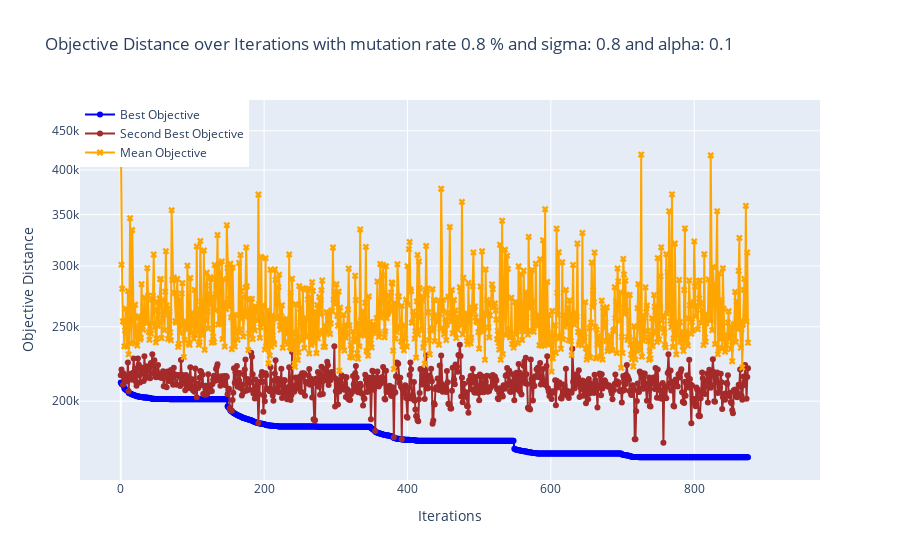
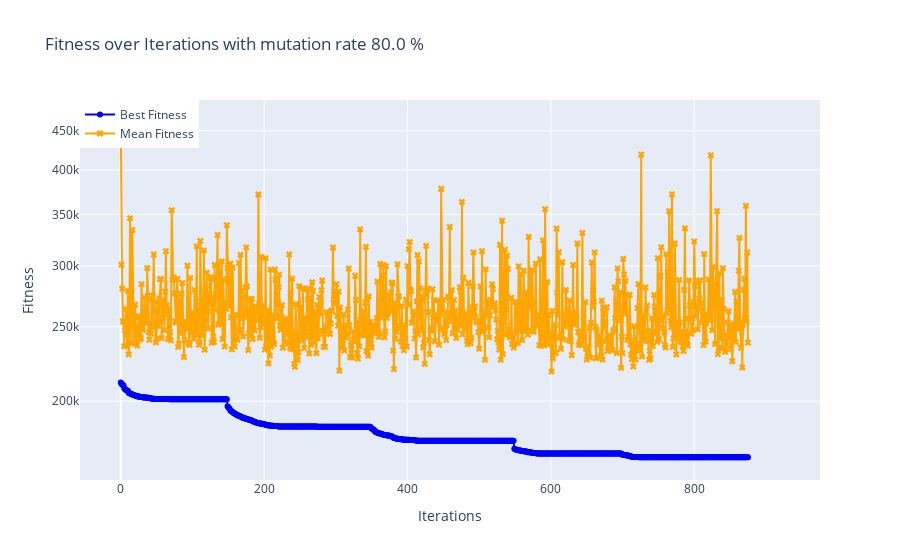
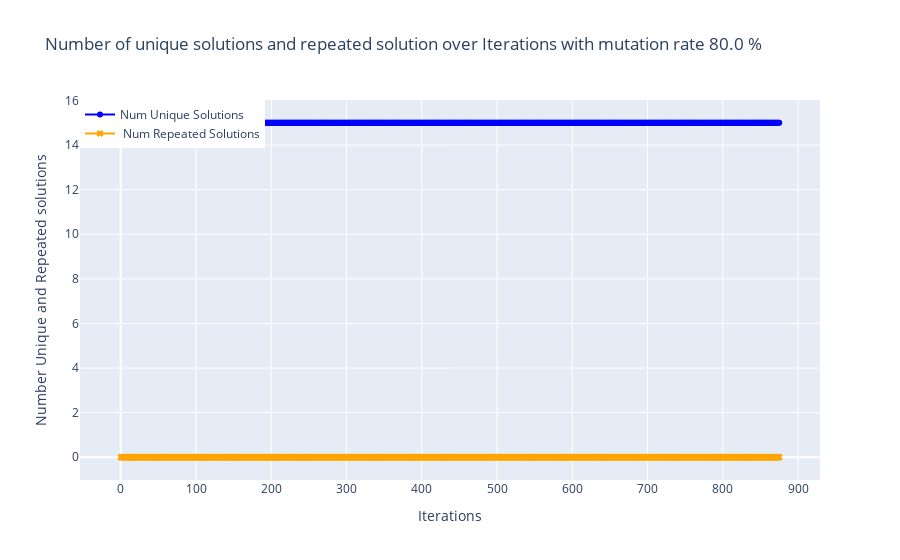
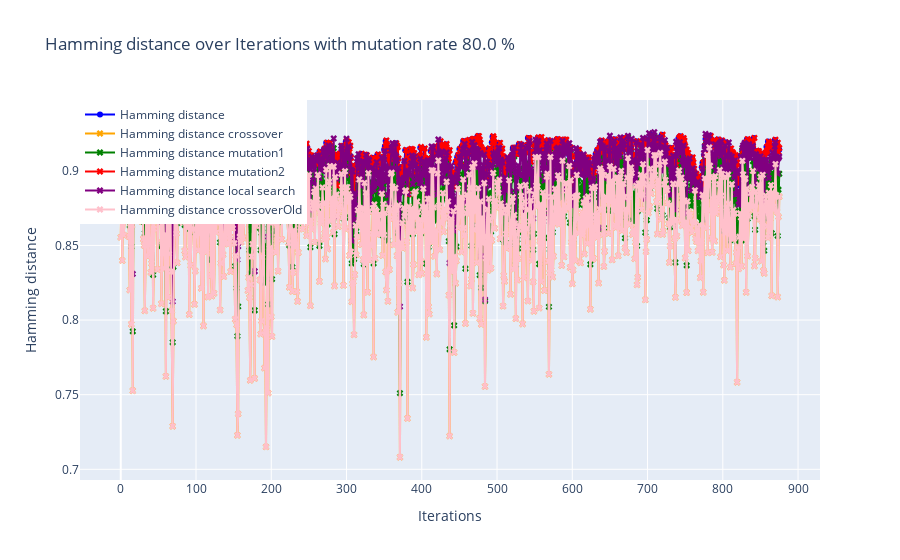

Notebook cell for these charts, in order:
### Code cell
def main():

    # Define the filename for the dataset
    filename = 'tour750.csv'
    # Create an instance of the r0818807 class
    a = r0818807.r0818807()

    # Run the optimization with local search enabled
    #c.run(filename=filename, generateDataSets=False, clusters=False, local_search=True)
    a.optimize(filename=filename)
    #c.optimize_old(filename=filename)


if __name__ == "__main__":
    import r0818807
    main()

### Figure 1 — Plotly figure (JSON) as saved in the notebook; plotly's stock layout.template omitted (floating-point values rounded to 4 significant figures; data arrays with more than 128 entries replaced by an {"elided": "..."} marker saying what was removed)
{"data": [{"line": {"color": "blue"}, "marker": {"symbol": "circle"}, "mode": "lines+markers", "name": "Best Objective", "type": "scatter", "x": {"elided": "876 int values"}, "y": {"elided": "876 float values"}}, {"line": {"color": "Brown"}, "marker": {"symbol": "circle"}, "mode": "lines+markers", "name": "Second Best Objective", "type": "scatter", "x": {"elided": "876 int values"}, "y": {"elided": "876 float values"}}, {"line": {"color": "orange"}, "marker": {"symbol": "x"}, "mode": "lines+markers", "name": "Mean Objective", "type": "scatter", "x": {"elided": "876 int values"}, "y": {"elided": "876 float values"}}], "layout": {"annotations": [{"arrowhead": 1, "ax": -10, "ay": -40, "bgcolor": "white", "bordercolor": "black", "showarrow": true, "text": "Best: 169038.52366343833<br>Mean: 238321.44751621998", "x": 875, "y": 169000.0}], "hovermode": "x", "legend": {"x": 0, "y": 1}, "title": {"text": "Objective Distance over Iterations with mutation rate 0.8 % and sigma: 0.8 and alpha: 0.1"}, "xaxis": {"title": {"text": "Iterations"}}, "yaxis": {"autorange": true, "title": {"text": "Objective Distance"}, "type": "log"}}}

### Figure 2 — Plotly figure (JSON) as saved in the notebook; plotly's stock layout.template omitted (floating-point values rounded to 4 significant figures; data arrays with more than 128 entries replaced by an {"elided": "..."} marker saying what was removed)
{"data": [{"line": {"color": "blue"}, "marker": {"symbol": "circle"}, "mode": "lines+markers", "name": "Best Fitness", "type": "scatter", "x": {"elided": "876 int values"}, "y": {"elided": "876 float values"}}, {"line": {"color": "orange"}, "marker": {"symbol": "x"}, "mode": "lines+markers", "name": "Mean Fitness", "type": "scatter", "x": {"elided": "876 int values"}, "y": {"elided": "876 float values"}}], "layout": {"annotations": [{"arrowhead": 1, "ax": -10, "ay": -40, "bgcolor": "white", "bordercolor": "black", "showarrow": true, "text": "Best: 169038.52366343833<br>Mean: 238321.44751621998", "x": 875, "y": 169000.0}], "hovermode": "x", "legend": {"x": 0, "y": 1}, "title": {"text": "Fitness over Iterations with mutation rate 80.0 %"}, "xaxis": {"title": {"text": "Iterations"}}, "yaxis": {"autorange": true, "title": {"text": "Fitness"}, "type": "log"}}}

### Figure 3 — Plotly figure (JSON) as saved in the notebook; plotly's stock layout.template omitted (floating-point values rounded to 4 significant figures; data arrays with more than 128 entries replaced by an {"elided": "..."} marker saying what was removed)
{"data": [{"line": {"color": "blue"}, "marker": {"symbol": "circle"}, "mode": "lines+markers", "name": "Num Unique Solutions", "type": "scatter", "x": {"elided": "876 int values"}, "y": {"elided": "876 int values"}}, {"line": {"color": "orange"}, "marker": {"symbol": "x"}, "mode": "lines+markers", "name": " Num Repeated Solutions", "type": "scatter", "x": {"elided": "876 int values"}, "y": {"elided": "876 int values"}}], "layout": {"hovermode": "x", "legend": {"x": 0, "y": 1}, "title": {"text": "Number of unique solutions and repeated solution over Iterations with mutation rate 80.0 %"}, "xaxis": {"title": {"text": "Iterations"}}, "yaxis": {"title": {"text": "Number Unique and Repeated solutions"}}}}

### Figure 4 — Plotly figure (JSON) as saved in the notebook; plotly's stock layout.template omitted (floating-point values rounded to 4 significant figures; data arrays with more than 128 entries replaced by an {"elided": "..."} marker saying what was removed)
{"data": [{"line": {"color": "blue"}, "marker": {"symbol": "circle"}, "mode": "lines+markers", "name": "Hamming distance", "type": "scatter", "x": {"elided": "876 int values"}, "y": {"elided": "876 float values"}}, {"line": {"color": "orange"}, "marker": {"symbol": "x"}, "mode": "lines+markers", "name": "Hamming distance crossover", "type": "scatter", "x": {"elided": "876 int values"}, "y": {"elided": "876 float values"}}, {"line": {"color": "green"}, "marker": {"symbol": "x"}, "mode": "lines+markers", "name": "Hamming distance mutation1", "type": "scatter", "x": {"elided": "876 int values"}, "y": {"elided": "876 float values"}}, {"line": {"color": "red"}, "marker": {"symbol": "x"}, "mode": "lines+markers", "name": "Hamming distance mutation2", "type": "scatter", "x": {"elided": "876 int values"}, "y": {"elided": "876 float values"}}, {"line": {"color": "purple"}, "marker": {"symbol": "x"}, "mode": "lines+markers", "name": "Hamming distance local search", "type": "scatter", "x": {"elided": "876 int values"}, "y": {"elided": "876 float values"}}, {"line": {"color": "pink"}, "marker": {"symbol": "x"}, "mode": "lines+markers", "name": "Hamming distance crossoverOld", "type": "scatter", "x": {"elided": "876 int values"}, "y": {"elided": "876 float values"}}], "layout": {"hovermode": "x", "legend": {"x": 0, "y": 1}, "title": {"text": "Hamming distance over Iterations with mutation rate 80.0 %"}, "xaxis": {"title": {"text": "Iterations"}}, "yaxis": {"title": {"text": "Hamming distance"}}}}
